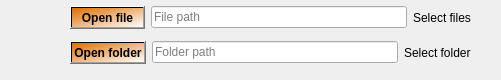
      <widget class="QWidget" name="widget_3" native="true">
       <property name="geometry">
        <rect>
         <x>20</x>
         <y>10</y>
         <width>501</width>
         <height>80</height>
        </rect>
       </property>
       <widget class="QWidget" name="">
        <property name="geometry">
         <rect>
          <x>70</x>
          <y>0</y>
          <width>401</width>
          <height>72</height>
         </rect>
        </property>
        <layout class="QGridLayout" name="gridLayout_21">
         <item row="0" column="0">
          <layout class="QGridLayout" name="gridLayout_34">
           <item row="0" column="0">
            <layout class="QHBoxLayout" name="horizontalLayout_13">
             <item>
              <widget class="QPushButton" name="open_file">
               <property name="font">
                <font>
                 <weight>75</weight>
                 <bold>true</bold>
                 <stylestrategy>PreferAntialias</stylestrategy>
                </font>
               </property>
               <property name="mouseTracking">
                <bool>false</bool>
               </property>
               <property name="tabletTracking">
                <bool>false</bool>
               </property>
               <property name="focusPolicy">
                <enum>Qt::WheelFocus</enum>
               </property>
               <property name="autoFillBackground">
                <bool>false</bool>
               </property>
               <property name="styleSheet">
                <string notr="true">background-color: qlineargradient(spread:pad, x1:0, y1:0, x2:1, y2:1, stop:0 rgba(221, 110, 0, 255), stop:1 rgba(255, 255, 255, 255));
gridline-color: qlineargradient(spread:pad, x1:0, y1:0, x2:1, y2:1, stop:0 rgba(0, 0, 0, 255), stop:0.91623 rgba(149, 200, 0, 255), stop:1 rgba(255, 255, 255, 255));</string>
               </property>
               <property name="text">
                <string>Open file</string>
               </property>
               <property name="autoDefault">
                <bool>false</bool>
               </property>
               <property name="default">
                <bool>false</bool>
               </property>
               <property name="flat">
                <bool>false</bool>
               </property>
              </widget>
             </item>
             <item>
              <widget class="QLineEdit" name="file_Edit">
               <property name="sizePolicy">
                <sizepolicy hsizetype="Expanding" vsizetype="Fixed">
                 <horstretch>0</horstretch>
                 <verstretch>0</verstretch>
                </sizepolicy>
               </property>
               <property name="placeholderText">
                <string>File path</string>
               </property>
              </widget>
             </item>
            </layout>
           </item>
           <item row="0" column="1">
            <widget class="QLabel" name="text_file">
             <property name="text">
              <string>Select files</string>
             </property>
            </widget>
           </item>
          </layout>
         </item>
         <item row="1" column="0">
          <layout class="QGridLayout" name="gridLayout_33">
           <item row="0" column="0">
            <layout class="QGridLayout" name="gridLayout_32">
             <item row="0" column="0">
              <widget class="QPushButton" name="open_folder">
               <property name="font">
                <font>
                 <weight>75</weight>
                 <bold>true</bold>
                 <stylestrategy>PreferAntialias</stylestrategy>
                </font>
               </property>
               <property name="mouseTracking">
                <bool>false</bool>
               </property>
               <property name="tabletTracking">
                <bool>false</bool>
               </property>
               <property name="focusPolicy">
                <enum>Qt::WheelFocus</enum>
               </property>
               <property name="autoFillBackground">
                <bool>false</bool>
               </property>
               <property name="styleSheet">
                <string notr="true">background-color: qlineargradient(spread:pad, x1:0, y1:0, x2:1, y2:1, stop:0 rgba(221, 110, 0, 255), stop:1 rgba(255, 255, 255, 255));
gridline-color: qlineargradient(spread:pad, x1:0, y1:0, x2:1, y2:1, stop:0 rgba(0, 0, 0, 255), stop:0.91623 rgba(149, 200, 0, 255), stop:1 rgba(255, 255, 255, 255));</string>
               </property>
               <property name="text">
                <string>Open folder</string>
               </property>
               <property name="autoDefault">
                <bool>false</bool>
               </property>
               <property name="default">
                <bool>false</bool>
               </property>
               <property name="flat">
                <bool>false</bool>
               </property>
              </widget>
             </item>
             <item row="0" column="1">
              <widget class="QLineEdit" name="folder_Edit">
               <property name="placeholderText">
                <string>Folder path</string>
               </property>
              </widget>
             </item>
            </layout>
           </item>
           <item row="0" column="1">
            <widget class="QLabel" name="text_folder">
             <property name="text">
              <string>Select folder</string>
             </property>
            </widget>
           </item>
          </layout>
         </item>
        </layout>
       </widget>
      </widget>
